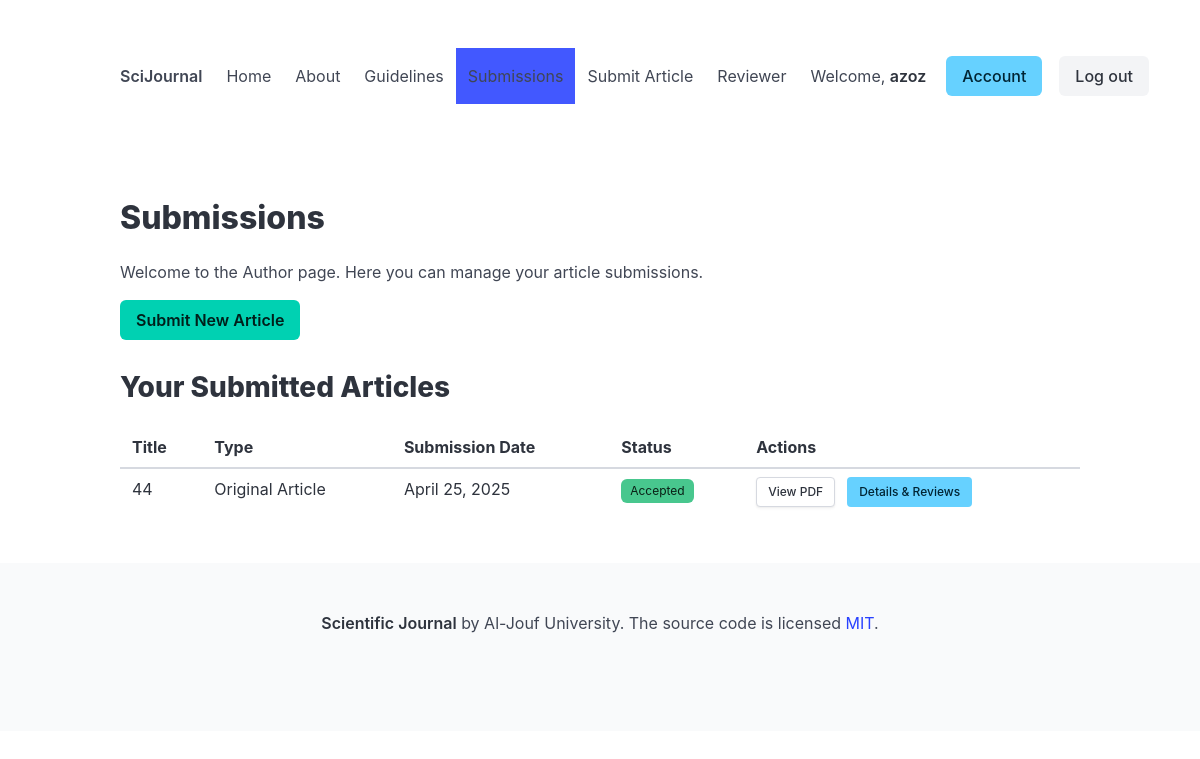
The page /submissions/ (signed in) on the database as committed earlier.
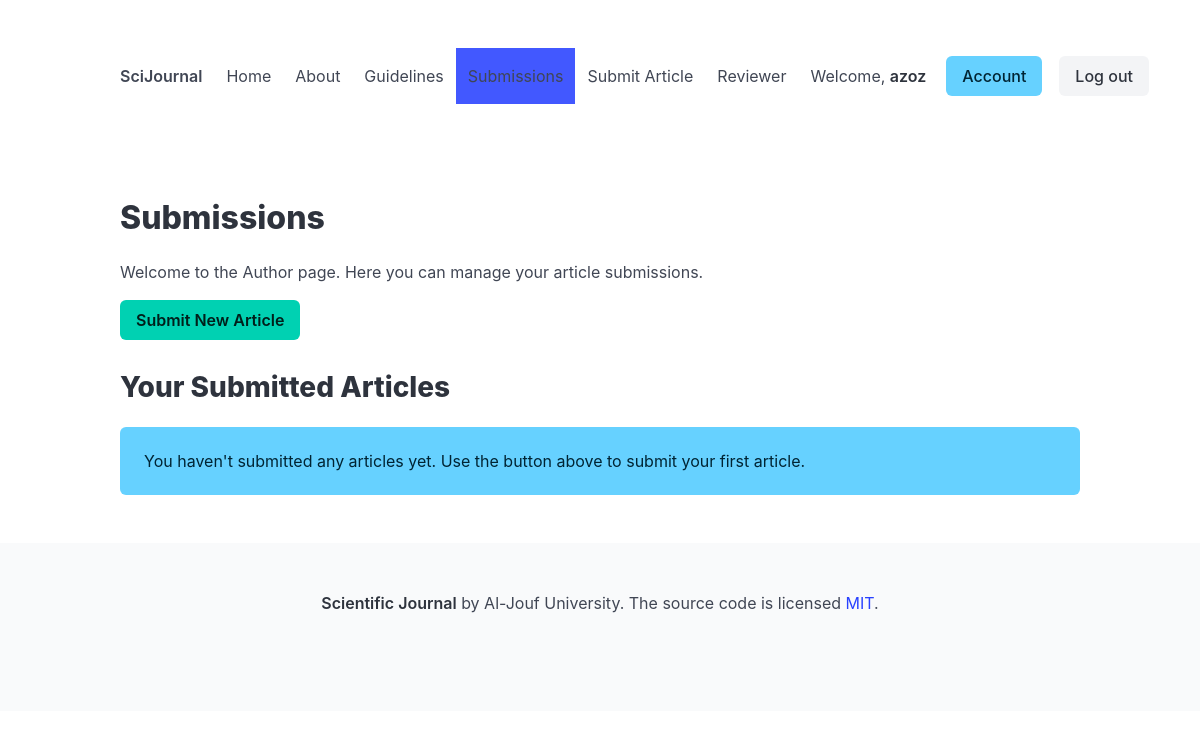
The same page on the database as committed later.
### journal/models.py (models this page shows, shortened)
class Article(models.Model):
    ARTICLE_TYPE_CHOICES = [
        ('original', 'Original Article'),
        ('review', 'Review Article'),
    ]
    DECISION_CHOICES = [
        ('accepted', 'Accepted'),
        ('under_review', 'Under review'),
        ('revision_requested', 'Revision Requested'),
        ('rejected', 'Rejected'),
        ('withdrawn', 'Withdrawn'),
    ]
    title = models.CharField(max_length=255)
    author = models.ForeignKey(User, on_delete=models.CASCADE, related_name='articles')
    type = models.CharField(max_length=20, choices=ARTICLE_TYPE_CHOICES)
    abstract = models.TextField(blank=True, null=True)
    keywords = models.CharField(max_length=255, blank=True, null=True)
    authors = models.CharField(max_length=255, blank=True, null=True)
    pdf_file = models.FileField(upload_to='article_pdfs/', null=True, blank=True, help_text="Upload your article as a PDF file")
    submission_date = models.DateField()
    acceptance_date = models.DateField(null=True, blank=True)
    publication_date = models.DateField(null=True, blank=True)
    decision = models.CharField(max_length=20, choices=DECISION_CHOICES, default='under_review')
    reviewers = models.ManyToManyField(User, through='Review', related_name='reviewing_articles')

### journal/views.py (the view)
# urls.py: path('submissions/', views.submissions_page, name='submissions_page'),
@login_required
def submissions_page(request):
    if request.user.is_staff or request.user.is_superuser:
        messages.error(request, "This page is not available for admin users.")
        return redirect('assignment_page')
    user_articles = Article.objects.filter(author=request.user).order_by('-submission_date')
    return render(request, 'journal/submissions.html', {'articles': user_articles})

### journal/templates/journal/submissions.html (shortened to what this page needs)
{% extends 'journal/base.html' %}
{% block content %}
<h1 class="title">Submissions</h1>
<div class="content">
    <p>Welcome to the Author page. Here you can manage your article submissions.</p>
    <div class="buttons">
        <a href="{% url 'submit_article' %}" class="button is-primary">
            <strong>Submit New Article</strong>
        </a>
    </div>
    <h2 class="subtitle">Your Submitted Articles</h2>
    {% if articles %}
        <div class="table-container">
            <table class="table is-striped is-fullwidth">
                <thead>
                    <tr>
                        <th>Title</th>
                        <th>Type</th>
                        <th>Submission Date</th>
                        <th>Status</th>
                        <th>Actions</th>
                    </tr>
                </thead>
                <tbody>
                    {% for article in articles %}
                    <tr>
                        <td>{{ article.title }}</td>
                        <td>{{ article.get_type_display }}</td>
                        <td>{{ article.submission_date }}</td>
                        <td>
                            <span class="tag
                                {% if article.decision == 'accepted' %}is-success
                                {% elif article.decision == 'rejected' %}is-danger
                                {% elif article.decision == 'withdrawn' %}is-warning
                                {% else %}is-info{% endif %}">
                                {{ article.get_decision_display }}
                            </span>
                        </td>
                        <td>
                            <div class="buttons">
                                {% if article.pdf_file %}
                                    <a href="{{ article.pdf_file.url }}" class="button is-small" target="_blank">
                                        View PDF
                                    </a>
                                {% endif %}
                                <a href="{% url 'article_detail' article.id %}" class="button is-info is-small">
                                    Details & Reviews
                                </a>
                            </div>
                        </td>
                    </tr>
                    {% endfor %}
                </tbody>
            </table>
        </div>
    {% else %}
        <div class="notification is-info">
            You haven't submitted any articles yet. Use the button above to submit your first article.
        </div>
    {% endif %}
</div>
{% endblock %}

### journal/templates/journal/base.html (shortened to what this page needs)
<!DOCTYPE html>
<html>
<head>
    <link rel="stylesheet" href="https://cdn.jsdelivr.net/npm/bulma@1.0.0/css/bulma.min.css">
</head>
<body>
    <section class="section">
        <div class="container">
            <nav class="navbar" role="navigation" aria-label="main navigation">
                <div class="navbar-brand">
                    <a class="navbar-item" href="{% url 'home_page' %}">
                        <strong>SciJournal</strong>
                    </a>
                </div>
                <div id="navbarBasicExample" class="navbar-menu">
                    <div class="navbar-start">
                        <a class="navbar-item {% if request.resolver_match.url_name == 'home_page' %}is-active{% endif %}" href="{% url 'home_page' %}">
                            Home
                        </a>
                        <a class="navbar-item {% if request.resolver_match.url_name == 'about_page' %}is-active{% endif %}" href="{% url 'about_page' %}">
                            About
                        </a>
                        <a class="navbar-item {% if request.resolver_match.url_name == 'guidelines_page' %}is-active{% endif %}" href="{% url 'guidelines_page' %}">
                            Guidelines
                        </a>
                        {% if user.is_authenticated %}
                            {% if not user.is_staff and not user.is_superuser %}
                                <a class="navbar-item {% if request.resolver_match.url_name == 'submissions_page' %}is-active{% endif %}" href="{% url 'submissions_page' %}">
                                    Submissions
                                </a>
                                <a class="navbar-item {% if request.resolver_match.url_name == 'submit_article' %}is-active{% endif %}" href="{% url 'submit_article' %}">
                                    Submit Article
                                </a>
                                <a class="navbar-item {% if request.resolver_match.url_name == 'reviewer_page' %}is-active{% endif %}" href="{% url 'reviewer_page' %}">
                                    Reviewer
                                </a>
                            {% endif %}
                        {% endif %}
                    </div>
                    <div class="navbar-end">
                        <div class="navbar-item">
                            {% if user.is_authenticated %}
                                <span class="mr-2">Welcome, <strong>{{ user.username }}</strong></span>
                            {% endif %}
                            <div class="buttons">
                                {% if user.is_authenticated %}
                                    <a class="button is-info {% if request.resolver_match.url_name == 'account_page' %}is-active{% endif %}" href="{% url 'account_page' %}">
                                        Account
                                    </a>
                                    <form method="post" action="{% url 'logout_page' %}" style="display: inline; margin-left: 5px;">
                                        <button type="submit" class="button is-light">
                                            Log out
                                        </button>
                                    </form>
                                {% endif %}
                            </div>
                        </div>
                    </div>
                </div>
            </nav>
        </div>
    </section>
    <section class="section">
        <div class="container">
            {% block content %}
            {% endblock %}
        </div>
    </section>
    <footer class="footer">
        <div class="content has-text-centered">
            <p>
                <strong>Scientific Journal</strong> by  Al-Jouf University. The source code is licensed
                <a href="http://opensource.org/licenses/mit-license.php">MIT</a>.
            </p>
        </div>
    </footer>
</body>
</html>

Rows that differ between the two databases and show on the page:
removed Article: title "44", type "Original Article", submission_date "April 25, 2025", decision "Accepted"
Other text that changed with them:
text no longer shown: "Title Type Submission Date Status Actions"
text now shown: "You haven't submitted any articles yet. Use the button above to submit your first article."
